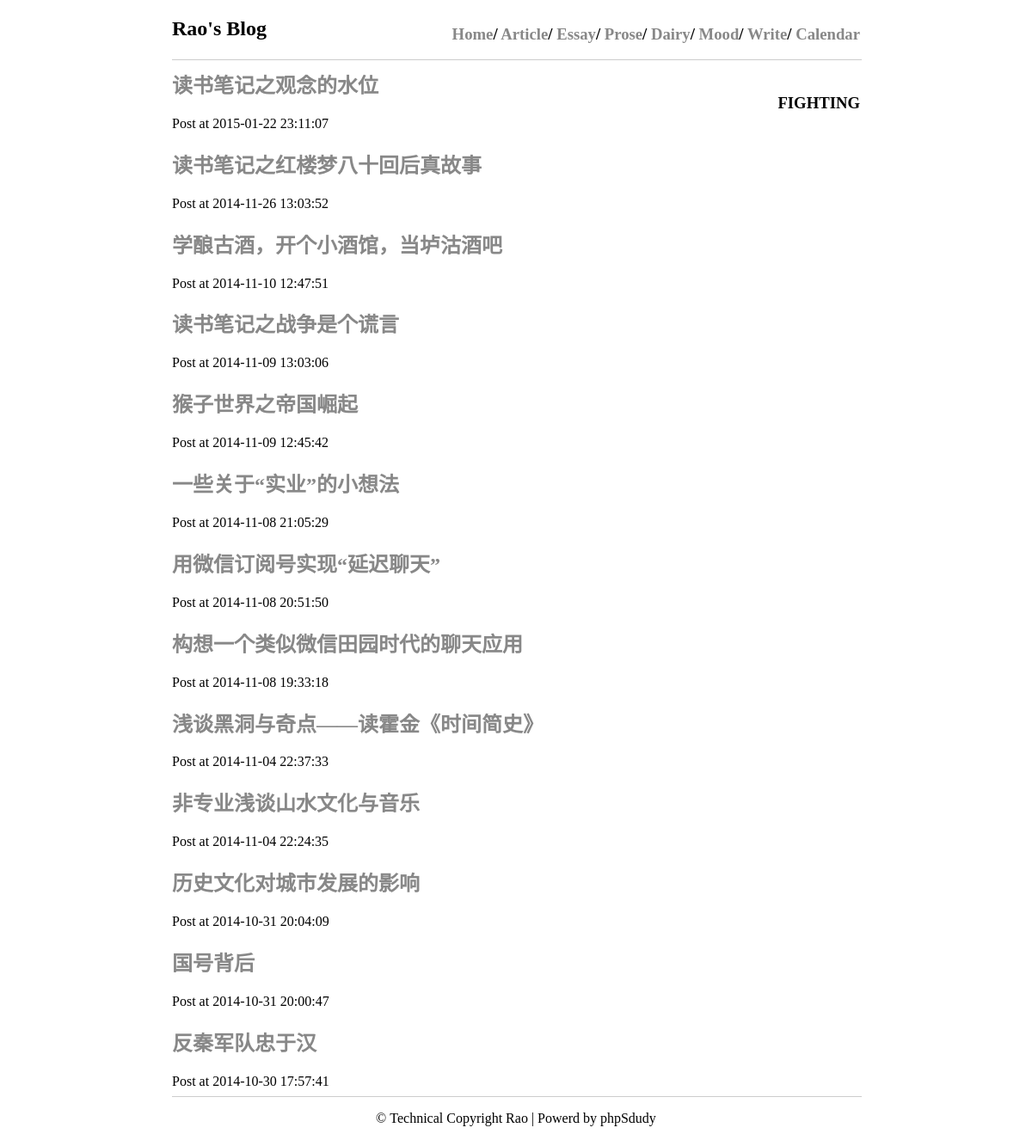
Page /page.php?page=essay on the committed database.
### tables this page shows
CREATE TABLE `posts` (
  `post_ID` int(11) NOT NULL AUTO_INCREMENT,
  `post_title` text,
  `post_date` datetime DEFAULT NULL,
  `post_content` longtext,
  `post_tag` varchar(10) NOT NULL,
  PRIMARY KEY (`post_ID`)
);

### functions.php (called while the page is built, shortened)
<?php
function xconnect(){
	$db = mysql_connect('localhost','root','root');
	return $db;
}
function xrdpage($post_tag){
	$db=xconnect();
	if($post_tag=='article')
		$sql = "select * from posts order by post_ID desc";
	else
		$sql = "select * from posts where post_tag = '$post_tag' order by post_ID desc";
	$re = mysql_query($sql,$db);
	return $re;
}
?>

### page.php (the view)
<?php
include "header.php";
include 'functions.php';
?>
<div class = "menu"><h3>
	FIGHTING
	</h3>
</div>
<?php
$re = xrdpage($_GET['page']);
while($row=mysql_fetch_array($re)){
    echo "<h2><a href='single.php?post_id=" . $row['post_ID'] . "'>" . $row['post_title'] . "</a></h2>";
	echo "<span>Post at " . $row['post_date'] . "</span>";
}
include 'footer.php';
?>

### style.css (style rules this page uses)
a { color:#888888; text-decoration:none; }
.menu { float:right;text-align:right;margin-top:10px; }

### rows in the picture
posts: post_title "读书笔记之观念的水位", post_date "2015-01-22 23:11:07"
posts: post_title "读书笔记之红楼梦八十回后真故事", post_date "2014-11-26 13:03:52"
posts: post_title "学酿古酒，开个小酒馆，当垆沽酒吧", post_date "2014-11-10 12:47:51"
posts: post_title "读书笔记之战争是个谎言", post_date "2014-11-09 13:03:06"
posts: post_title "猴子世界之帝国崛起", post_date "2014-11-09 12:45:42"
posts: post_title "一些关于“实业”的小想法", post_date "2014-11-08 21:05:29"
posts: post_title "用微信订阅号实现“延迟聊天”", post_date "2014-11-08 20:51:50"
posts: post_title "构想一个类似微信田园时代的聊天应用", post_date "2014-11-08 19:33:18"
posts: post_title "浅谈黑洞与奇点——读霍金《时间简史》", post_date "2014-11-04 22:37:33"
posts: post_title "非专业浅谈山水文化与音乐", post_date "2014-11-04 22:24:35"
posts: post_title "历史文化对城市发展的影响", post_date "2014-10-31 20:04:09"
posts: post_title "国号背后", post_date "2014-10-31 20:00:47"
posts: post_title "反秦军队忠于汉", post_date "2014-10-30 17:57:41"
